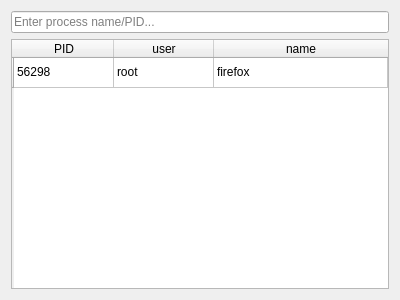
<?xml version="1.0" encoding="UTF-8"?>
<ui version="4.0">
 <class>SProc</class>
 <widget class="QWidget" name="SProc">
  <property name="geometry">
   <rect>
    <x>0</x>
    <y>0</y>
    <width>400</width>
    <height>300</height>
   </rect>
  </property>
  <property name="windowTitle">
   <string>Form</string>
  </property>
  <property name="accessibleName">
   <string>Process Selector</string>
  </property>
  <layout class="QGridLayout" name="gridLayout">
   <item row="1" column="0">
    <widget class="QTableWidget" name="tableWidget">
     <attribute name="horizontalHeaderCascadingSectionResizes">
      <bool>false</bool>
     </attribute>
     <attribute name="horizontalHeaderStretchLastSection">
      <bool>true</bool>
     </attribute>
     <attribute name="verticalHeaderCascadingSectionResizes">
      <bool>false</bool>
     </attribute>
     <attribute name="verticalHeaderStretchLastSection">
      <bool>false</bool>
     </attribute>
     <row>
      <property name="text">
       <string/>
      </property>
     </row>
     <column>
      <property name="text">
       <string>PID</string>
      </property>
     </column>
     <column>
      <property name="text">
       <string>user</string>
      </property>
     </column>
     <column>
      <property name="text">
       <string>name</string>
      </property>
     </column>
     <item row="0" column="0">
      <property name="text">
       <string>56298</string>
      </property>
     </item>
     <item row="0" column="1">
      <property name="text">
       <string>root</string>
      </property>
     </item>
     <item row="0" column="2">
      <property name="text">
       <string>firefox</string>
      </property>
     </item>
    </widget>
   </item>
   <item row="0" column="0">
    <widget class="QLineEdit" name="lineEdit">
     <property name="placeholderText">
      <string>Enter process name/PID...</string>
     </property>
    </widget>
   </item>
  </layout>
 </widget>
 <resources/>
 <connections/>
</ui>
